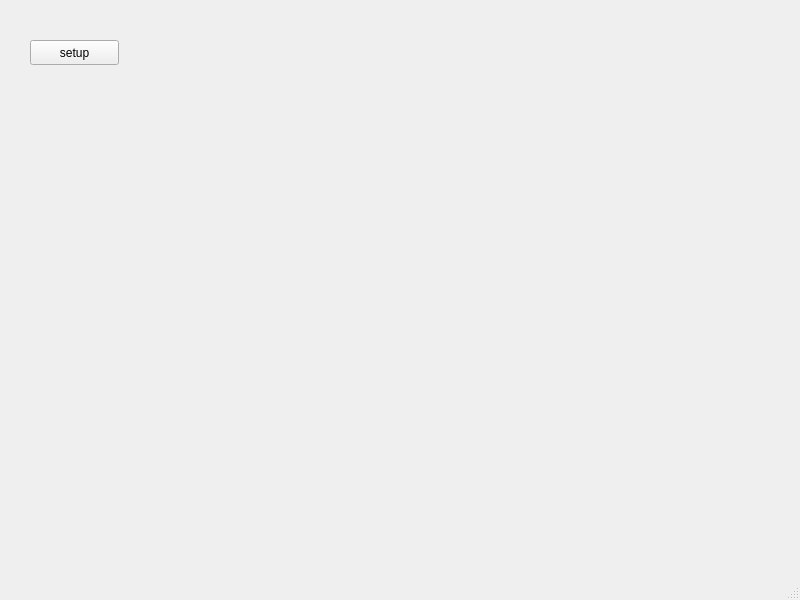
<?xml version="1.0" encoding="UTF-8"?>
<ui version="4.0">
 <class>MainWindow</class>
 <widget class="QMainWindow" name="MainWindow">
  <property name="geometry">
   <rect>
    <x>0</x>
    <y>0</y>
    <width>800</width>
    <height>600</height>
   </rect>
  </property>
  <property name="windowTitle">
   <string>MainWindow</string>
  </property>
  <widget class="QWidget" name="centralwidget">
   <widget class="QPushButton" name="pushButton">
    <property name="geometry">
     <rect>
      <x>30</x>
      <y>40</y>
      <width>89</width>
      <height>25</height>
     </rect>
    </property>
    <property name="text">
     <string>setup</string>
    </property>
   </widget>
  </widget>
  <widget class="QMenuBar" name="menubar">
   <property name="geometry">
    <rect>
     <x>0</x>
     <y>0</y>
     <width>800</width>
     <height>22</height>
    </rect>
   </property>
  </widget>
  <widget class="QStatusBar" name="statusbar"/>
 </widget>
 <resources/>
 <connections/>
</ui>
